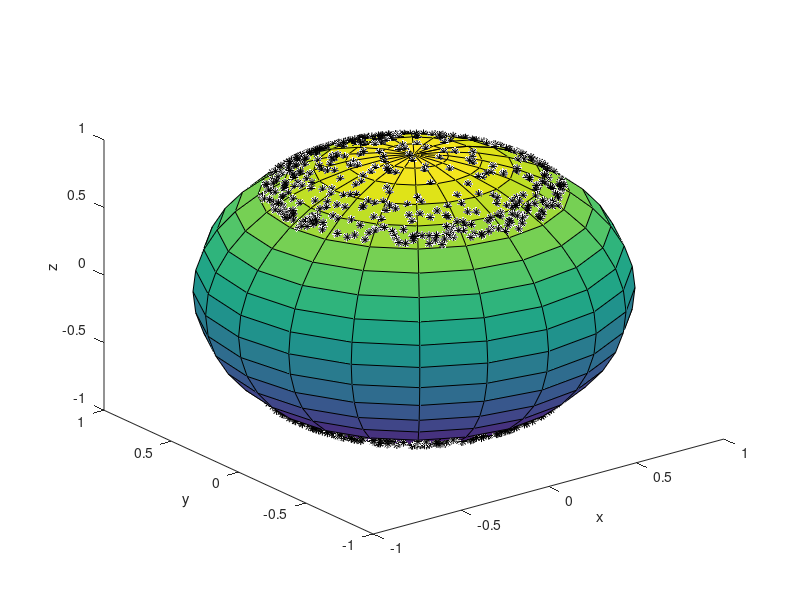

This chart was generated by the following MATLAB code:
function [] = odnopgiperboloid()
for i=1:1:1000
   x(i)=randn(1);
   y(i)=randn(1);
   z(i)=randn(1);
end
for i=1:1:500   
   x1(i)= x(i)/sqrt(2*x(i)^2+2*y(i)^2+1);
   y1(i)= y(i)/sqrt(2*x(i)^2+2*y(i)^2+1);
   z1(i)= -sqrt(x(i)^2+y(i)^2+1)/sqrt(2*x(i)^2+2*y(i)^2+1);
   if ((x1(i)^2+y1(i)^2) >= -0.5)
       figure(7);
       plot3(x1(i),y1(i),z1(i),'* k' );
       hold on;
   end
end
for i=501:1:1000   
   x1(i)= x(i)/sqrt(2*x(i)^2+2*y(i)^2+1);
   y1(i)= y(i)/sqrt(2*x(i)^2+2*y(i)^2+1);
   z1(i)= sqrt(x(i)^2+y(i)^2+1)/sqrt(2*x(i)^2+2*y(i)^2+1);
   if ((x1(i)^2+y1(i)^2) >= -0.5)
       figure(7);
       plot3(x1(i),y1(i),z1(i),'* k' );
       hold on;
   end
end
figure(7);
sphere;
xlabel('x'); ylabel('y'); zlabel('z')
end